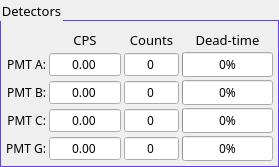
       <widget class="QGroupBox" name="detectors_groupBox">
        <property name="sizePolicy">
         <sizepolicy hsizetype="Fixed" vsizetype="Preferred">
          <horstretch>0</horstretch>
          <verstretch>0</verstretch>
         </sizepolicy>
        </property>
        <property name="font">
         <font>
          <family>Lucida Sans Unicode</family>
          <pointsize>10</pointsize>
         </font>
        </property>
        <property name="styleSheet">
         <string notr="true">QGroupBox {
    border:1px solid #643BFF;
    margin-top: 20px;
}
</string>
        </property>
        <property name="title">
         <string>Detectors</string>
        </property>
        <layout class="QGridLayout" name="gridLayout_9">
         <property name="leftMargin">
          <number>5</number>
         </property>
         <property name="topMargin">
          <number>10</number>
         </property>
         <property name="rightMargin">
          <number>5</number>
         </property>
         <property name="bottomMargin">
          <number>5</number>
         </property>
         <property name="spacing">
          <number>3</number>
         </property>
         <item row="4" column="3">
          <widget class="QProgressBar" name="deadTimeG_progressBar">
           <property name="sizePolicy">
            <sizepolicy hsizetype="Expanding" vsizetype="Fixed">
             <horstretch>0</horstretch>
             <verstretch>0</verstretch>
            </sizepolicy>
           </property>
           <property name="font">
            <font>
             <family>Lucida Sans Unicode</family>
             <pointsize>9</pointsize>
            </font>
           </property>
           <property name="value">
            <number>0</number>
           </property>
          </widget>
         </item>
         <item row="2" column="3">
          <widget class="QProgressBar" name="deadTimeB_progressBar">
           <property name="sizePolicy">
            <sizepolicy hsizetype="Expanding" vsizetype="Fixed">
             <horstretch>0</horstretch>
             <verstretch>0</verstretch>
            </sizepolicy>
           </property>
           <property name="font">
            <font>
             <family>Lucida Sans Unicode</family>
             <pointsize>9</pointsize>
            </font>
           </property>
           <property name="maximum">
            <number>100</number>
           </property>
           <property name="value">
            <number>0</number>
           </property>
          </widget>
         </item>
         <item row="4" column="0">
          <widget class="QLabel" name="label_48">
           <property name="font">
            <font>
             <family>Lucida Sans Unicode</family>
             <pointsize>9</pointsize>
            </font>
           </property>
           <property name="text">
            <string>PMT G:</string>
           </property>
           <property name="alignment">
            <set>Qt::AlignRight|Qt::AlignTrailing|Qt::AlignVCenter</set>
           </property>
          </widget>
         </item>
         <item row="3" column="0">
          <widget class="QLabel" name="label_47">
           <property name="font">
            <font>
             <family>Lucida Sans Unicode</family>
             <pointsize>9</pointsize>
            </font>
           </property>
           <property name="text">
            <string>PMT C:</string>
           </property>
           <property name="alignment">
            <set>Qt::AlignRight|Qt::AlignTrailing|Qt::AlignVCenter</set>
           </property>
          </widget>
         </item>
         <item row="3" column="3">
          <widget class="QProgressBar" name="deadTimeC_progressBar">
           <property name="sizePolicy">
            <sizepolicy hsizetype="Expanding" vsizetype="Fixed">
             <horstretch>0</horstretch>
             <verstretch>0</verstretch>
            </sizepolicy>
           </property>
           <property name="font">
            <font>
             <family>Lucida Sans Unicode</family>
             <pointsize>9</pointsize>
            </font>
           </property>
           <property name="value">
            <number>0</number>
           </property>
          </widget>
         </item>
         <item row="1" column="0">
          <widget class="QLabel" name="label_45">
           <property name="font">
            <font>
             <family>Lucida Sans Unicode</family>
             <pointsize>9</pointsize>
            </font>
           </property>
           <property name="text">
            <string>PMT A:</string>
           </property>
           <property name="alignment">
            <set>Qt::AlignRight|Qt::AlignTrailing|Qt::AlignVCenter</set>
           </property>
          </widget>
         </item>
         <item row="0" column="2">
          <widget class="QLabel" name="label_43">
           <property name="font">
            <font>
             <family>Lucida Sans Unicode</family>
             <pointsize>10</pointsize>
            </font>
           </property>
           <property name="text">
            <string>Counts</string>
           </property>
           <property name="alignment">
            <set>Qt::AlignBottom|Qt::AlignHCenter</set>
           </property>
          </widget>
         </item>
         <item row="2" column="0">
          <widget class="QLabel" name="label_46">
           <property name="font">
            <font>
             <family>Lucida Sans Unicode</family>
             <pointsize>9</pointsize>
            </font>
           </property>
           <property name="text">
            <string>PMT B:</string>
           </property>
           <property name="alignment">
            <set>Qt::AlignRight|Qt::AlignTrailing|Qt::AlignVCenter</set>
           </property>
          </widget>
         </item>
         <item row="1" column="3">
          <widget class="QProgressBar" name="deadTimeA_progressBar">
           <property name="sizePolicy">
            <sizepolicy hsizetype="Expanding" vsizetype="Fixed">
             <horstretch>0</horstretch>
             <verstretch>0</verstretch>
            </sizepolicy>
           </property>
           <property name="font">
            <font>
             <family>Lucida Sans Unicode</family>
             <pointsize>9</pointsize>
            </font>
           </property>
           <property name="value">
            <number>0</number>
           </property>
          </widget>
         </item>
         <item row="0" column="3">
          <widget class="QLabel" name="label_42">
           <property name="font">
            <font>
             <family>Lucida Sans Unicode</family>
             <pointsize>10</pointsize>
            </font>
           </property>
           <property name="text">
            <string>Dead-time</string>
           </property>
           <property name="alignment">
            <set>Qt::AlignBottom|Qt::AlignHCenter</set>
           </property>
          </widget>
         </item>
         <item row="0" column="1">
          <widget class="QLabel" name="label_44">
           <property name="font">
            <font>
             <family>Lucida Sans Unicode</family>
             <pointsize>10</pointsize>
            </font>
           </property>
           <property name="text">
            <string>CPS</string>
           </property>
           <property name="alignment">
            <set>Qt::AlignBottom|Qt::AlignHCenter</set>
           </property>
          </widget>
         </item>
         <item row="1" column="1">
          <widget class="QDoubleSpinBox" name="cpsA_doubleSpinBox">
           <property name="font">
            <font>
             <family>Lucida Sans Unicode</family>
             <pointsize>9</pointsize>
            </font>
           </property>
           <property name="alignment">
            <set>Qt::AlignCenter</set>
           </property>
           <property name="readOnly">
            <bool>true</bool>
           </property>
           <property name="buttonSymbols">
            <enum>QAbstractSpinBox::NoButtons</enum>
           </property>
           <property name="showGroupSeparator" stdset="0">
            <bool>true</bool>
           </property>
           <property name="maximum">
            <double>100000.000000000000000</double>
           </property>
           <property name="value">
            <double>0.000000000000000</double>
           </property>
          </widget>
         </item>
         <item row="2" column="1">
          <widget class="QDoubleSpinBox" name="cpsB_doubleSpinBox">
           <property name="font">
            <font>
             <family>Lucida Sans Unicode</family>
             <pointsize>9</pointsize>
            </font>
           </property>
           <property name="alignment">
            <set>Qt::AlignCenter</set>
           </property>
           <property name="readOnly">
            <bool>true</bool>
           </property>
           <property name="buttonSymbols">
            <enum>QAbstractSpinBox::NoButtons</enum>
           </property>
           <property name="showGroupSeparator" stdset="0">
            <bool>true</bool>
           </property>
           <property name="maximum">
            <double>100000.000000000000000</double>
           </property>
           <property name="value">
            <double>0.000000000000000</double>
           </property>
          </widget>
         </item>
         <item row="3" column="1">
          <widget class="QDoubleSpinBox" name="cpsC_doubleSpinBox">
           <property name="font">
            <font>
             <family>Lucida Sans Unicode</family>
             <pointsize>9</pointsize>
            </font>
           </property>
           <property name="alignment">
            <set>Qt::AlignCenter</set>
           </property>
           <property name="readOnly">
            <bool>true</bool>
           </property>
           <property name="buttonSymbols">
            <enum>QAbstractSpinBox::NoButtons</enum>
           </property>
           <property name="showGroupSeparator" stdset="0">
            <bool>true</bool>
           </property>
           <property name="maximum">
            <double>100000.000000000000000</double>
           </property>
           <property name="value">
            <double>0.000000000000000</double>
           </property>
          </widget>
         </item>
         <item row="4" column="1">
          <widget class="QDoubleSpinBox" name="cpsG_doubleSpinBox">
           <property name="font">
            <font>
             <family>Lucida Sans Unicode</family>
             <pointsize>9</pointsize>
            </font>
           </property>
           <property name="alignment">
            <set>Qt::AlignCenter</set>
           </property>
           <property name="readOnly">
            <bool>true</bool>
           </property>
           <property name="buttonSymbols">
            <enum>QAbstractSpinBox::NoButtons</enum>
           </property>
           <property name="showGroupSeparator" stdset="0">
            <bool>true</bool>
           </property>
           <property name="maximum">
            <double>100000.000000000000000</double>
           </property>
           <property name="value">
            <double>0.000000000000000</double>
           </property>
          </widget>
         </item>
         <item row="1" column="2">
          <widget class="QSpinBox" name="countsA_spinBox">
           <property name="font">
            <font>
             <family>Lucida Sans Unicode</family>
             <pointsize>9</pointsize>
            </font>
           </property>
           <property name="alignment">
            <set>Qt::AlignCenter</set>
           </property>
           <property name="readOnly">
            <bool>true</bool>
           </property>
           <property name="buttonSymbols">
            <enum>QAbstractSpinBox::NoButtons</enum>
           </property>
           <property name="showGroupSeparator" stdset="0">
            <bool>true</bool>
           </property>
           <property name="maximum">
            <number>100000000</number>
           </property>
           <property name="value">
            <number>0</number>
           </property>
          </widget>
         </item>
         <item row="2" column="2">
          <widget class="QSpinBox" name="countsB_spinBox">
           <property name="font">
            <font>
             <family>Lucida Sans Unicode</family>
             <pointsize>9</pointsize>
            </font>
           </property>
           <property name="alignment">
            <set>Qt::AlignCenter</set>
           </property>
           <property name="readOnly">
            <bool>true</bool>
           </property>
           <property name="buttonSymbols">
            <enum>QAbstractSpinBox::NoButtons</enum>
           </property>
           <property name="showGroupSeparator" stdset="0">
            <bool>true</bool>
           </property>
           <property name="maximum">
            <number>100000000</number>
           </property>
           <property name="value">
            <number>0</number>
           </property>
          </widget>
         </item>
         <item row="3" column="2">
          <widget class="QSpinBox" name="countsC_spinBox">
           <property name="font">
            <font>
             <family>Lucida Sans Unicode</family>
             <pointsize>9</pointsize>
            </font>
           </property>
           <property name="alignment">
            <set>Qt::AlignCenter</set>
           </property>
           <property name="readOnly">
            <bool>true</bool>
           </property>
           <property name="buttonSymbols">
            <enum>QAbstractSpinBox::NoButtons</enum>
           </property>
           <property name="showGroupSeparator" stdset="0">
            <bool>true</bool>
           </property>
           <property name="maximum">
            <number>100000000</number>
           </property>
           <property name="value">
            <number>0</number>
           </property>
          </widget>
         </item>
         <item row="4" column="2">
          <widget class="QSpinBox" name="countsG_spinBox">
           <property name="font">
            <font>
             <family>Lucida Sans Unicode</family>
             <pointsize>9</pointsize>
            </font>
           </property>
           <property name="alignment">
            <set>Qt::AlignCenter</set>
           </property>
           <property name="readOnly">
            <bool>true</bool>
           </property>
           <property name="buttonSymbols">
            <enum>QAbstractSpinBox::NoButtons</enum>
           </property>
           <property name="showGroupSeparator" stdset="0">
            <bool>true</bool>
           </property>
           <property name="maximum">
            <number>100000000</number>
           </property>
           <property name="value">
            <number>0</number>
           </property>
          </widget>
         </item>
        </layout>
       </widget>
